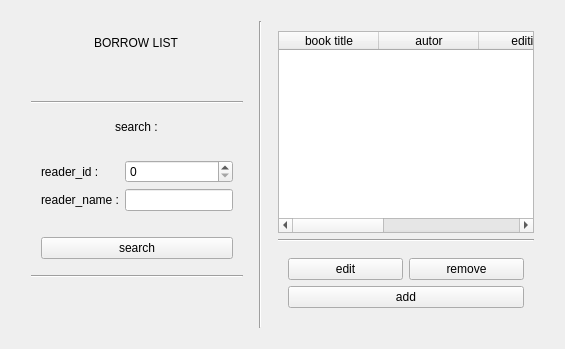
      <widget class="QWidget" name="borrows">
       <attribute name="title">
        <string>borrows</string>
       </attribute>
       <layout class="QHBoxLayout" name="horizontalLayout_8">
        <item>
         <layout class="QHBoxLayout" name="horizontalLayout_7">
          <property name="leftMargin">
           <number>10</number>
          </property>
          <property name="topMargin">
           <number>10</number>
          </property>
          <property name="rightMargin">
           <number>10</number>
          </property>
          <property name="bottomMargin">
           <number>10</number>
          </property>
          <item>
           <layout class="QVBoxLayout" name="verticalLayout_12">
            <property name="leftMargin">
             <number>10</number>
            </property>
            <property name="topMargin">
             <number>10</number>
            </property>
            <property name="rightMargin">
             <number>10</number>
            </property>
            <property name="bottomMargin">
             <number>10</number>
            </property>
            <item alignment="Qt::AlignmentFlag::AlignHCenter">
             <widget class="QWidget" name="verticalWidget_9" native="true">
              <layout class="QVBoxLayout" name="verticalLayout_13">
               <property name="leftMargin">
                <number>5</number>
               </property>
               <property name="topMargin">
                <number>5</number>
               </property>
               <property name="rightMargin">
                <number>5</number>
               </property>
               <property name="bottomMargin">
                <number>5</number>
               </property>
               <item>
                <widget class="QLabel" name="label_8">
                 <property name="text">
                  <string>BORROW LIST</string>
                 </property>
                </widget>
               </item>
              </layout>
             </widget>
            </item>
            <item>
             <spacer name="verticalSpacer_5">
              <property name="orientation">
               <enum>Qt::Orientation::Vertical</enum>
              </property>
              <property name="sizeHint" stdset="0">
               <size>
                <width>20</width>
                <height>40</height>
               </size>
              </property>
             </spacer>
            </item>
            <item>
             <widget class="Line" name="line_10">
              <property name="orientation">
               <enum>Qt::Orientation::Horizontal</enum>
              </property>
             </widget>
            </item>
            <item alignment="Qt::AlignmentFlag::AlignHCenter">
             <widget class="QWidget" name="verticalWidget_10" native="true">
              <layout class="QVBoxLayout" name="verticalLayout_14">
               <property name="leftMargin">
                <number>10</number>
               </property>
               <property name="topMargin">
                <number>10</number>
               </property>
               <property name="rightMargin">
                <number>10</number>
               </property>
               <property name="bottomMargin">
                <number>10</number>
               </property>
               <item>
                <widget class="QLabel" name="label_9">
                 <property name="text">
                  <string>search :</string>
                 </property>
                </widget>
               </item>
              </layout>
             </widget>
            </item>
            <item>
             <layout class="QFormLayout" name="formLayout_3">
              <property name="leftMargin">
               <number>10</number>
              </property>
              <property name="topMargin">
               <number>10</number>
              </property>
              <property name="rightMargin">
               <number>10</number>
              </property>
              <property name="bottomMargin">
               <number>10</number>
              </property>
              <item row="0" column="0">
               <widget class="QLabel" name="label_10">
                <property name="text">
                 <string>reader_id :</string>
                </property>
               </widget>
              </item>
              <item row="1" column="0">
               <widget class="QLabel" name="label_11">
                <property name="text">
                 <string>reader_name :</string>
                </property>
               </widget>
              </item>
              <item row="1" column="1">
               <widget class="QLineEdit" name="borrow_table_name_search"/>
              </item>
              <item row="0" column="1">
               <widget class="QSpinBox" name="borrow_table_id_search"/>
              </item>
             </layout>
            </item>
            <item>
             <layout class="QVBoxLayout" name="verticalLayout_15">
              <property name="leftMargin">
               <number>10</number>
              </property>
              <property name="topMargin">
               <number>10</number>
              </property>
              <property name="rightMargin">
               <number>10</number>
              </property>
              <property name="bottomMargin">
               <number>10</number>
              </property>
              <item>
               <widget class="QPushButton" name="borrow_table_search_btn">
                <property name="text">
                 <string>search</string>
                </property>
               </widget>
              </item>
             </layout>
            </item>
            <item>
             <widget class="Line" name="line_11">
              <property name="orientation">
               <enum>Qt::Orientation::Horizontal</enum>
              </property>
             </widget>
            </item>
            <item>
             <spacer name="verticalSpacer_6">
              <property name="orientation">
               <enum>Qt::Orientation::Vertical</enum>
              </property>
              <property name="sizeHint" stdset="0">
               <size>
                <width>20</width>
                <height>40</height>
               </size>
              </property>
             </spacer>
            </item>
           </layout>
          </item>
          <item>
           <widget class="Line" name="line_12">
            <property name="orientation">
             <enum>Qt::Orientation::Vertical</enum>
            </property>
           </widget>
          </item>
          <item>
           <layout class="QVBoxLayout" name="verticalLayout_11">
            <property name="leftMargin">
             <number>10</number>
            </property>
            <property name="topMargin">
             <number>10</number>
            </property>
            <property name="rightMargin">
             <number>10</number>
            </property>
            <property name="bottomMargin">
             <number>10</number>
            </property>
            <item>
             <widget class="QTableWidget" name="borrow_table">
              <column>
               <property name="text">
                <string>book title</string>
               </property>
              </column>
              <column>
               <property name="text">
                <string>autor</string>
               </property>
              </column>
              <column>
               <property name="text">
                <string>edition</string>
               </property>
              </column>
              <column>
               <property name="text">
                <string>borrow date</string>
               </property>
              </column>
              <column>
               <property name="text">
                <string>return date</string>
               </property>
              </column>
             </widget>
            </item>
            <item>
             <widget class="Line" name="line_13">
              <property name="orientation">
               <enum>Qt::Orientation::Horizontal</enum>
              </property>
             </widget>
            </item>
            <item>
             <layout class="QGridLayout" name="gridLayout_3">
              <property name="leftMargin">
               <number>10</number>
              </property>
              <property name="topMargin">
               <number>10</number>
              </property>
              <property name="rightMargin">
               <number>10</number>
              </property>
              <property name="bottomMargin">
               <number>10</number>
              </property>
              <item row="0" column="0">
               <widget class="QPushButton" name="borrow_table_edit_btn">
                <property name="text">
                 <string>edit</string>
                </property>
               </widget>
              </item>
              <item row="0" column="1">
               <widget class="QPushButton" name="borrow_table_remove_btn">
                <property name="text">
                 <string>remove</string>
                </property>
               </widget>
              </item>
              <item row="1" column="0" colspan="2">
               <widget class="QPushButton" name="borrow_table_add_btn">
                <property name="text">
                 <string>add</string>
                </property>
               </widget>
              </item>
             </layout>
            </item>
           </layout>
          </item>
         </layout>
        </item>
       </layout>
      </widget>
